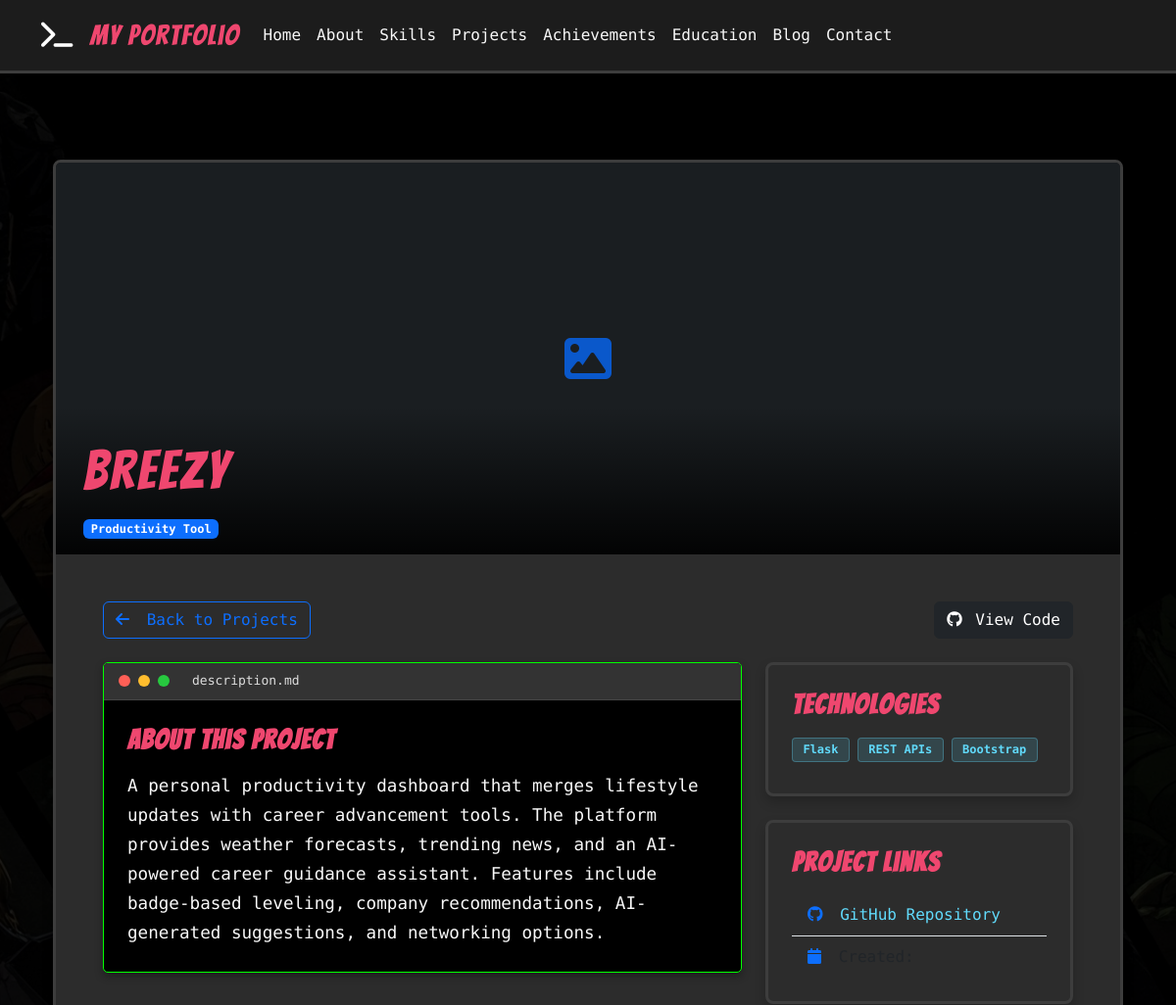
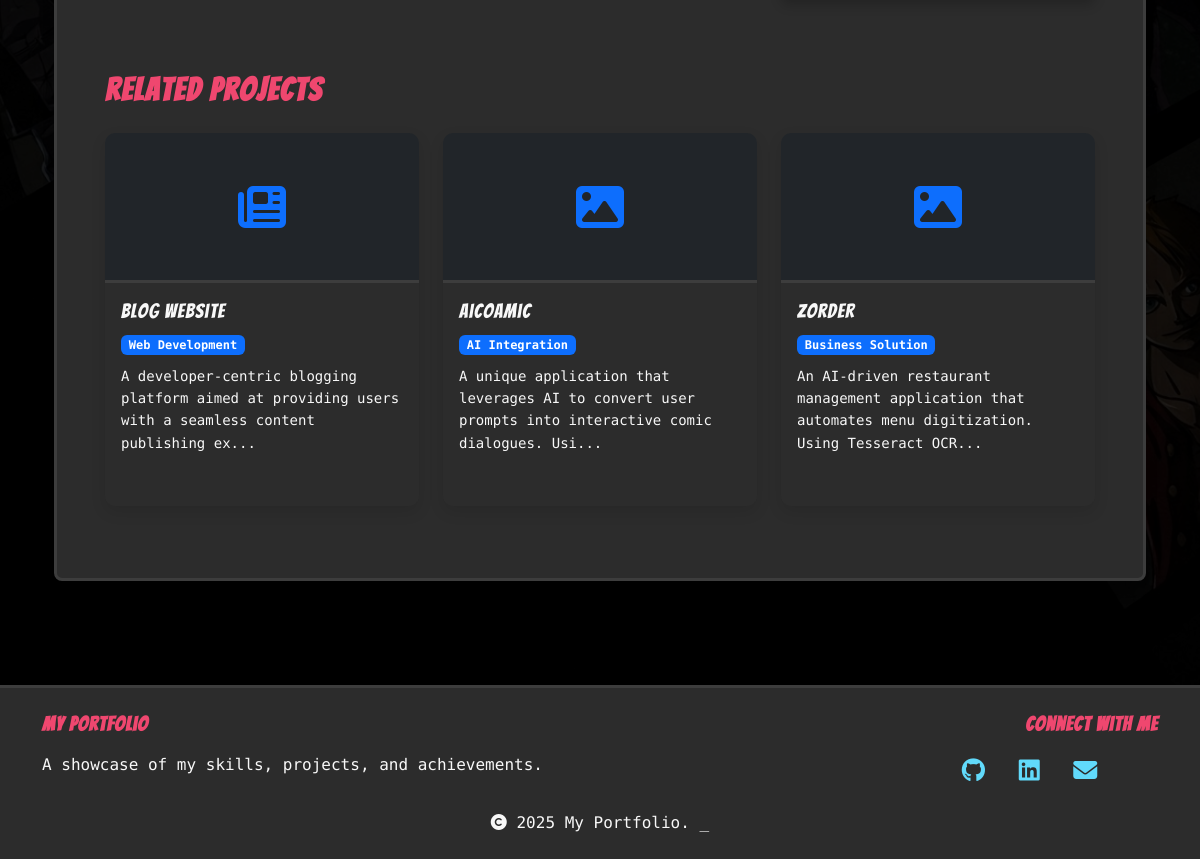
Page /projects/230 on the committed database (2 pictures, top to bottom).
### tables this page shows
CREATE TABLE Project (
        id INTEGER PRIMARY KEY AUTOINCREMENT,
        title TEXT NOT NULL,
        description TEXT NOT NULL,
        image TEXT,
        github_link TEXT,
        live_link TEXT,
        categories TEXT
    , created_at TIMESTAMP, category TEXT, featured INTEGER DEFAULT 0);

### app_sqlite.py (the view)
@app.route('/projects/<int:id>')
def project_detail(id):
    db = get_db()
    project_raw = db.execute('SELECT * FROM Project WHERE id = ?', (id,)).fetchone()
    if project_raw is None:
        abort(404)
    project = dict(project_raw)
    project['technologies'] = project.get('categories', '')
    project['url'] = project.get('live_link', '')
    project['github_url'] = project.get('github_link', '')
    related_projects_raw = db.execute(
        '''SELECT * FROM Project
           WHERE id != ? AND (category = ? OR categories LIKE ?)
           ORDER BY created_at DESC LIMIT 3''',
        (project['id'], project['category'], f'%{project["categories"].split(",")[0] if project["categories"] else ""}%')
    ).fetchall()
    related_projects = []
    for related in related_projects_raw:
        related_dict = dict(related)
        related_dict['technologies'] = related_dict.get('categories', '')
        related_dict['url'] = related_dict.get('live_link', '')
        related_dict['github_url'] = related_dict.get('github_link', '')
        related_projects.append(related_dict)
    return render_template('project_detail.html', project=project, related_projects=related_projects)

### app_sqlite.py (called while the page is built, shortened)
def get_db():
    if 'db' not in g:
        g.db = sqlite3.connect(
            app.config['DATABASE'],
            detect_types=sqlite3.PARSE_DECLTYPES
        )
        g.db.row_factory = sqlite3.Row
    return g.db

def format_datetime(value, format='%B %d, %Y'):
    if value is None:
        return ''

def nl2br(value):
    if not value:
        return ''
    return value.replace('\n', '<br>')

@app.context_processor
def inject_now():
    return {'now': datetime.utcnow()}

@app.context_processor
def inject_user():
    user = None
    if 'user_id' in session:
        db = get_db()
        user = db.execute('SELECT * FROM User WHERE id = ?', (session['user_id'],)).fetchone()
    return {'current_user': user}

@app.context_processor
def inject_unread_messages():
    if 'user_id' in session:
        db = get_db()
        unread_message_count = db.execute(
            'SELECT COUNT(*) FROM Contact WHERE is_read = 0'
        ).fetchone()[0]
        return {'unread_message_count': unread_message_count}
    return {'unread_message_count': 0}

### templates/project_detail.html (shortened to what this page needs)
{% extends "layout.html" %}
{% block content %}
<section class="project-detail-section py-5">
    <div class="container">
        <div class="comic-panel p-0 overflow-hidden animate-on-scroll">
            <div class="project-hero position-relative">
                {% if project.image %}
                    <div class="project-image-container">
                    </div>
                {% else %}
                    <div class="project-hero-placeholder d-flex align-items-center justify-content-center">
                        <i class="fas fa-code fa-5x text-primary"></i>
                    </div>
                {% endif %}
                <div class="project-title-overlay">
                    <div class="container">
                        <h1 class="bangers-font display-4">{{ project.title }}</h1>
                        <div class="d-flex flex-wrap">
                            {% if project.category %}
                                <span class="badge bg-primary me-2">{{ project.category }}</span>
                            {% endif %}
                        </div>
                    </div>
                </div>
            </div>
            <div class="project-content p-4 p-md-5">
                <div class="d-flex justify-content-between mb-4">
                    <a href="{{ url_for('projects') }}" class="btn btn-outline-primary">
                        <i class="fas fa-arrow-left me-2"></i> Back to Projects
                    </a>
                    <div>
                        {% if project.github_url %}
                            <a href="{{ project.github_url }}" target="_blank" class="btn btn-dark ms-2">
                                <i class="fab fa-github me-1"></i> View Code
                            </a>
                        {% endif %}
                    </div>
                </div>
                <div class="row">
                    <div class="col-lg-8">
                        <div class="terminal-box mb-4">
                            <div class="terminal-header">
                                <div class="terminal-buttons">
                                    <span class="terminal-btn red"></span>
                                    <span class="terminal-btn yellow"></span>
                                    <span class="terminal-btn green"></span>
                                </div>
                                <div class="terminal-title">description.md</div>
                            </div>
                            <div class="terminal-body p-4">
                                <h3 class="bangers-font mb-3">About This Project</h3>
                                <div class="project-description">
                                    {{ project.description | nl2br | safe }}
                                </div>
                            </div>
                        </div>
                    </div>
                    <div class="col-lg-4">
                        <div class="comic-panel mb-4">
                            <h3 class="bangers-font mb-3">Technologies</h3>
                            <div class="d-flex flex-wrap">
                                {% if project.technologies %}
                                    {% for tech in project.technologies.split(',') %}
                                        <span class="tech-badge">{{ tech.strip() }}</span>
                                    {% endfor %}
                                {% else %}
                                    <p class="text-muted">No technologies specified</p>
                                {% endif %}
                            </div>
                        </div>
                        <div class="comic-panel mb-4">
                            <h3 class="bangers-font mb-3">Project Links</h3>
                            <ul class="list-group list-group-flush">
                                {% if project.github_url %}
                                    <li class="list-group-item bg-transparent">
                                        <i class="fab fa-github text-primary me-2"></i>
                                        <a href="{{ project.github_url }}" target="_blank" class="text-decoration-none">
                                            GitHub Repository
                                        </a>
                                    </li>
                                {% endif %}
                                <li class="list-group-item bg-transparent">
                                    <i class="fas fa-calendar text-primary me-2"></i>
                                </li>
                            </ul>
                        </div>
                    </div>
                </div>
                {% if related_projects %}
                    <div class="related-projects mt-5">
                        <h2 class="bangers-font mb-4">Related Projects</h2>
                        <div class="row">
                            {% for related in related_projects %}
                                <div class="col-md-4 mb-4">
                                    <div class="project-card h-100">
                                        <a href="{{ url_for('project_detail', id=related.id) }}" class="project-card-link">
                                            <div class="project-content p-3">
                                                <h3 class="bangers-font h5">{{ related.title }}</h3>
                                                <div class="project-category mb-2">
                                                    <span class="badge bg-primary">{{ related.category }}</span>
                                                </div>
                                                <p class="small">{{ related.description[:100] }}{% if related.description|length > 100 %}...{% endif %}</p>
                                            </div>
                                        </a>
                                    </div>
                                </div>
                            {% endfor %}
                        </div>
                    </div>
                {% endif %}
            </div>
        </div>
    </div>
</section>
{% endblock %}

### static/css/style.css (style rules this page uses)
:root { --bg-color: #1e1e1e; --text-color: #f8f8f8; --primary-color: #61DAFB; --primary-color-rgb: 97, 218, 251; --secondary-color: #FFD166; --secondary-color-rgb: 255, 209, 102; --accent-color: #EF476F; --accent-color-rgb: 239, 71, 111; --panel-bg: #2c2c2c; --border-color: #3d3d3d; --terminal-green: #00ff00; --danger-color: #FF6B6B; --info-color: #61AFEF; }
body { background-image: url('../img/Gemini_Generated_Image_z3yqisz3yqisz3yq.jpg'); background-color: var(--bg-color); background-size: cover; background-position: center; background-repeat: no-repeat; background-attachment: fixed; color: var(--text-color); font-family: 'Source Code Pro', monospace; line-height: 1.6; position: relative; }
body::before { content: ''; position: fixed; top: 0; left: 0; width: 100%; height: 100%; background-color: rgba(0, 0, 0, 0.85); z-index: -1; }
h1, h2, h3, h4, h5, h6 { font-weight: 700; margin-bottom: 1rem; }
a { color: var(--primary-color); text-decoration: none; transition: color 0.3s; }
.bangers-font { font-family: 'Bangers', cursive; letter-spacing: 0.05em; color: var(--accent-color); }
.comic-panel { background-color: var(--panel-bg); border: 3px solid var(--border-color); border-radius: 8px; padding: 1.5rem; margin-bottom: 2rem; position: relative; overflow: hidden; box-shadow: 0 6px 12px rgba(0, 0, 0, 0.2); }
.comic-panel::before { content: ""; position: absolute; top: 0; left: 0; right: 0; height: 5px; background: linear-gradient(90deg, var(--accent-color), var(--accent-hover)); }
.terminal-box { background-color: #000; color: #ddd; border: 1px solid var(--terminal-green); border-radius: 5px; font-family: 'Source Code Pro', monospace; position: relative; overflow: hidden; box-shadow: 0 4px 8px rgba(0, 0, 0, 0.3); }
.terminal-header { background-color: #333; padding: 8px 15px; border-bottom: 1px solid #444; display: flex; align-items: center; }
.terminal-buttons { display: flex; margin-right: 15px; }
.terminal-btn { width: 12px; height: 12px; border-radius: 50%; margin-right: 8px; display: inline-block; }
.terminal-btn.red { background-color: #ff5f56; }
.terminal-btn.yellow { background-color: #ffbd2e; }
.terminal-btn.green { background-color: #27c93f; }
.terminal-title { color: #ddd; font-size: 13px; font-weight: 500; }
.terminal-body { padding: 15px; line-height: 1.6; }
.terminal-box::before { content: ""; display: none; }
.project-card { background-color: var(--panel-bg); border-radius: 10px; overflow: hidden; box-shadow: 0 6px 15px rgba(0, 0, 0, 0.1); transition: transform 0.3s ease, box-shadow 0.3s ease; margin-bottom: 20px; position: relative; color: var(--text-color); }
.project-card-link { text-decoration: none; color: var(--text-color); display: block; }
.project-content { padding: 20px; }
.tech-badge { display: inline-block; background-color: rgba(var(--primary-color-rgb), 0.15); color: var(--primary-color); padding: 0.35rem 0.65rem; font-size: 0.75rem; font-weight: 600; line-height: 1; text-align: center; white-space: nowrap; vertical-align: baseline; border-radius: 0.25rem; margin-right: 0.5rem; margin-bottom: 0.5rem; border: 1px solid rgba(var(--primary-color-rgb), 0.3); }
.project-hero { background-color: var(--bg-color); position: relative; }
.project-title-overlay { position: absolute; bottom: 0; left: 0; right: 0; background: linear-gradient(to top, rgba(0,0,0,0.9), transparent); color: var(--text-color); padding: 2rem 1rem 1rem; }
.project-image-container { position: relative; overflow: hidden; }
.project-image-container::after { content: ""; position: absolute; top: 0; left: 0; right: 0; bottom: 0; background: rgba(0,0,0,0.2); }
.project-description { font-size: 1.1rem; line-height: 1.7; color: var(--text-color); }
.related-projects .project-card { height: 100%; }
.related-projects h3 { color: var(--text-color); }
.related-projects p { color: var(--text-color); }

### rows in the picture
Project: title "Breezy", category "Productivity Tool", description "A personal productivity dashboard that merges lifestyle updates with career advancement tools. The platform provides weather forecasts, trending news, and an AI-powered career guidance assistant. Features include badge-based leveling, company recommendations, AI-generated suggestions, and networking options."
Project: title "Blog Website", category "Web Development", description "A developer-centric blogging platform aimed at providing users with a seamless content publishing ex"
Project: title "AiCoamic", category "AI Integration", description "A unique application that leverages AI to convert user prompts into interactive comic dialogues. Usi"
Project: title "Zorder", category "Business Solution", description "An AI-driven restaurant management application that automates menu digitization. Using Tesseract OCR"

### other values in the picture
{{ tech.strip() }} "Flask" "REST APIs" "Bootstrap"
